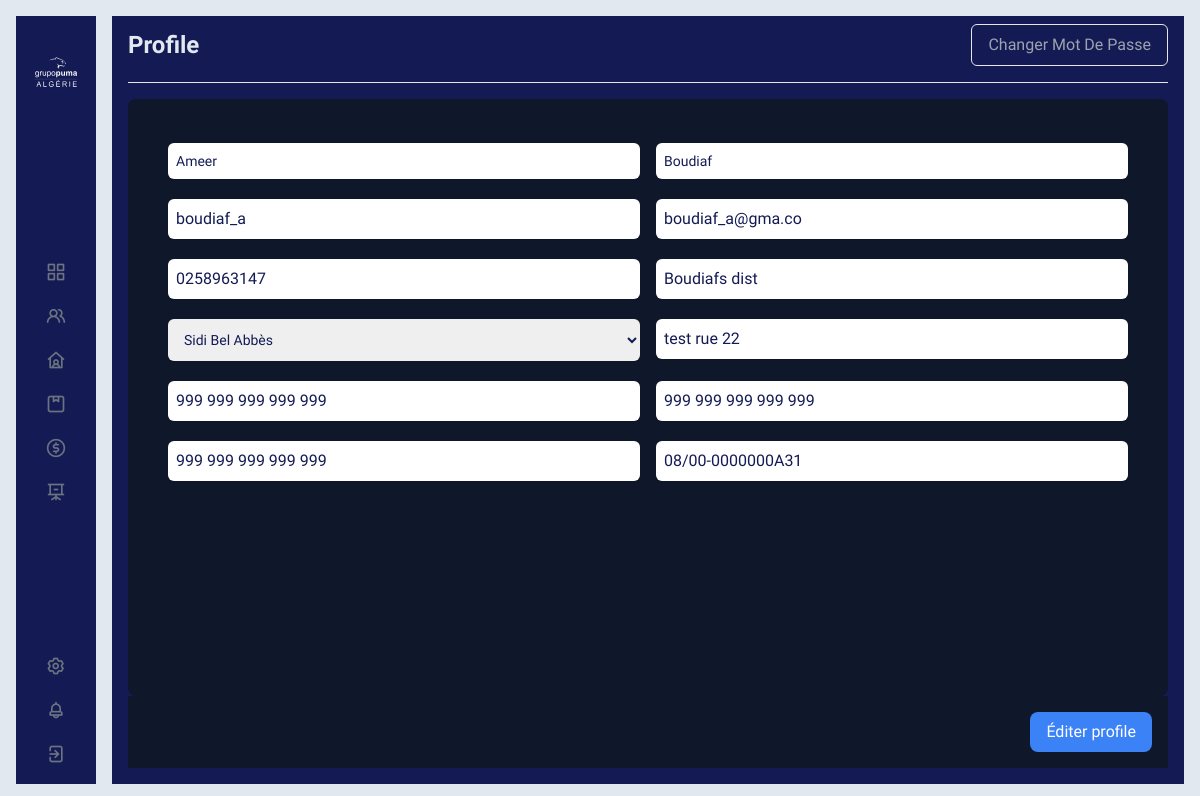
/profile/ (signed in), run on the app's committed database.
### Session/models.py (models this page shows, shortened)
class CustomUser(AbstractUser):
    type = models.CharField(max_length=32, choices=Typeprofile, default='Agent')
    ville = models.ForeignKey(Ville, on_delete=models.CASCADE, null=True, blank=True)
    region = models.CharField(max_length=6, choices=Typeregion, default='EST', blank=True, null=True)
    telephone = models.CharField(max_length=80, blank=True)
    responsable = models.ForeignKey('self', on_delete=models.CASCADE, null=True, blank=True)
    photo = models.ImageField(upload_to="Profile/", null=True, blank=True)

### Distributeur/models.py (models this page shows, shortened)
class Distributeur(models.Model):
    id = models.AutoField(primary_key=True)
    user = models.ForeignKey(CustomUser, on_delete=models.CASCADE, unique=True)
    code = models.CharField(max_length=100, default='0000000', blank=True, null=True)
    designation = models.CharField(max_length=100, blank=True, null=True)
    ville = models.ForeignKey(Ville, on_delete=models.CASCADE, blank=True, null=True)
    adresse = models.CharField(max_length=255, blank=True, null=True)
    nif = models.CharField(max_length=20, blank=True, null=True)
    nis = models.CharField(max_length=20, blank=True, null=True)
    art = models.CharField(max_length=20, blank=True, null=True)
    rc = models.CharField(max_length=20, blank=True, null=True)
    plafonnement = models.FloatField(default=1000000, blank=True, null=True)
    bloquer = models.BooleanField(default=False)
    echeance_jour = models.IntegerField(default=0, blank=True, null=True)
    ristourn_a = models.FloatField(default=0)
    ristourn_na = models.FloatField(default=0)
    objectif_a = models.FloatField(default=0)
    objectif_m = models.FloatField(default=0)

### Session/views.py (the view, shortened to what this page needs)
# urls.py: path('profile/', ProfilePage, name='ProfilePage'),
@login_required
def ProfilePage(request):
    if(request.user.type in ["Distributeur", "Employé"]):
        listeville = Ville.objects.all()
        return render(request, 'Dist/Profile.html', {
            'listeville': listeville
        })

### templates/Dist/Profile.html (shortened to what this page needs)
{% extends "baseNew.html" %}
{% load static %}
{% block content %}
    <div class="w-full h-full backprimer px-4 pb-4 flex flex-col">
        <div class="flex justify-between items-center pt-4 mb-4" style="margin-top: -8px">
            <h2 class="text-2xl font-bold textslate">Profile</h2>
            <div>
                <button id="filterButton" class="btn capitalize backprimer px-4 py-2 border border-slate-300 text-gray-400
                    hover:bg-blue-900 hover:border-slate-400 rounded-md">Changer mot de passe
                </button>
            </div>
        </div>
        <hr/>
        <div class="flex-grow pt-4 overflow-y-auto">
            <div class="h-full w-full backslateprime shadow-t-lg rounded-lg p-6 md:p-10">
                <div class="flex flex-col md:flex-row items-center md:items-start md:space-x-8">
                    <div class="flex-grow">
                        <div class="grid grid-cols-2 gap-4 text-center md:text-left">
                            <div>
                                <input type="text" id="first_name" name="first_name" placeholder="Prénom"
                                       value="{{ request.user.first_name }}"
                                       class="mt-1 p-2 block w-full shadow-sm sm:text-sm border-gray-300 rounded-md">
                            </div>
                            <div>
                                <input type="text" id="last_name" name="last_name" placeholder="Nom"
                                       value="{{ request.user.last_name }}"
                                       class="mt-1 p-2 block w-full shadow-sm sm:text-sm border-gray-300 rounded-md">
                            </div>
                            <div>
                                <input type="text" id="username" name="username" placeholder="Username"
                                       value="{{ request.user.username }}"
                                       class="mt-1 p-2 block w-full shadow-sm sm:border-gray-300 rounded-md">
                            </div>
                            <div>
                                <input type="email" id="email" name="email" placeholder="Email"
                                       value="{{ request.user.email }}"
                                       class="mt-1 p-2 block w-full shadow-sm sm:border-gray-300 rounded-md">
                            </div>
                            <div>
                                <input type="text" id="telephone" name="telephone" placeholder="Téléphone"
                                       value="{{ request.user.telephone }}"
                                       class="mt-1 p-2 block w-full shadow-sm sm:border-gray-300 rounded-md">
                            </div>
                            <div>
                                <input type="text" id="designation" name="designation" placeholder="Désignation"
                                       value="{{ request.user.distributeur_set.first.designation }}"
                                       class="mt-1 p-2 block w-full shadow-sm sm:border-gray-300 rounded-md">
                            </div>
                            <div>
                                <select id="ville" name="ville"
                                        class="mt-1 p-3 block w-full shadow-sm sm:text-sm border-gray-300 rounded-md">
                                    {% for ville in listeville %}
                                        <option data-region="{{ ville.region }}"
                                                value="{{ ville.id }}">{{ ville.designation }}</option>
                                    {% endfor %}
                                </select>
                            </div>
                            <div>
                                <input type="text" id="adresse" name="adresse" placeholder="Adresse"
                                       value="{{ request.user.distributeur_set.first.adresse }}"
                                       class="mt-1 p-2 block w-full shadow-sm sm:border-gray-300 rounded-md">
                            </div>
                            <div>
                                <input type="text" id="nif" name="nif" placeholder="NIF"
                                       value="{{ request.user.distributeur_set.first.nif }}"
                                       class="mt-1 p-2 block w-full shadow-sm sm:border-gray-300 rounded-md">
                            </div>
                            <div>
                                <input type="text" id="nis" name="nis" placeholder="NIS"
                                       value="{{ request.user.distributeur_set.first.nis }}"
                                       class="mt-1 p-2 block w-full shadow-sm sm:border-gray-300 rounded-md">
                            </div>
                            <div>
                                <input type="text" id="art" name="art" placeholder="ART"
                                       value="{{ request.user.distributeur_set.first.art }}"
                                       class="mt-1 p-2 block w-full shadow-sm sm:border-gray-300 rounded-md">
                            </div>
                            <div>
                                <input type="text" id="rc" name="rc" placeholder="RC"
                                       value="{{ request.user.distributeur_set.first.rc }}"
                                       class="mt-1 p-2 block w-full shadow-sm sm:border-gray-300 rounded-md">
                            </div>
                        </div>
                    </div>
                </div>
            </div>
        </div>
        <div class="w-full backslateprime flex justify-end p-4">
            <button id="editerprof"
                    class="bg-blue-500 h-10 text-white py-1.5 px-4 rounded-lg hover:bg-blue-400 disabled:opacity-50"
                    disabled>
                Éditer profile
            </button>
        </div>
    </div>
{% endblock %}

### data on the page
CustomUser: first_name "Ameer", last_name "Boudiaf", username "boudiaf_a", email "boudiaf_a@gma.co", telephone "0258963147", designation "Boudiafs dist", adresse "test rue 22", nif "999 999 999 999 999", nis "999 999 999 999 999", art "999 999 999 999 999", rc "08/00-0000000A31"

### other printed values
form field ville "Sidi Bel Abbès"
